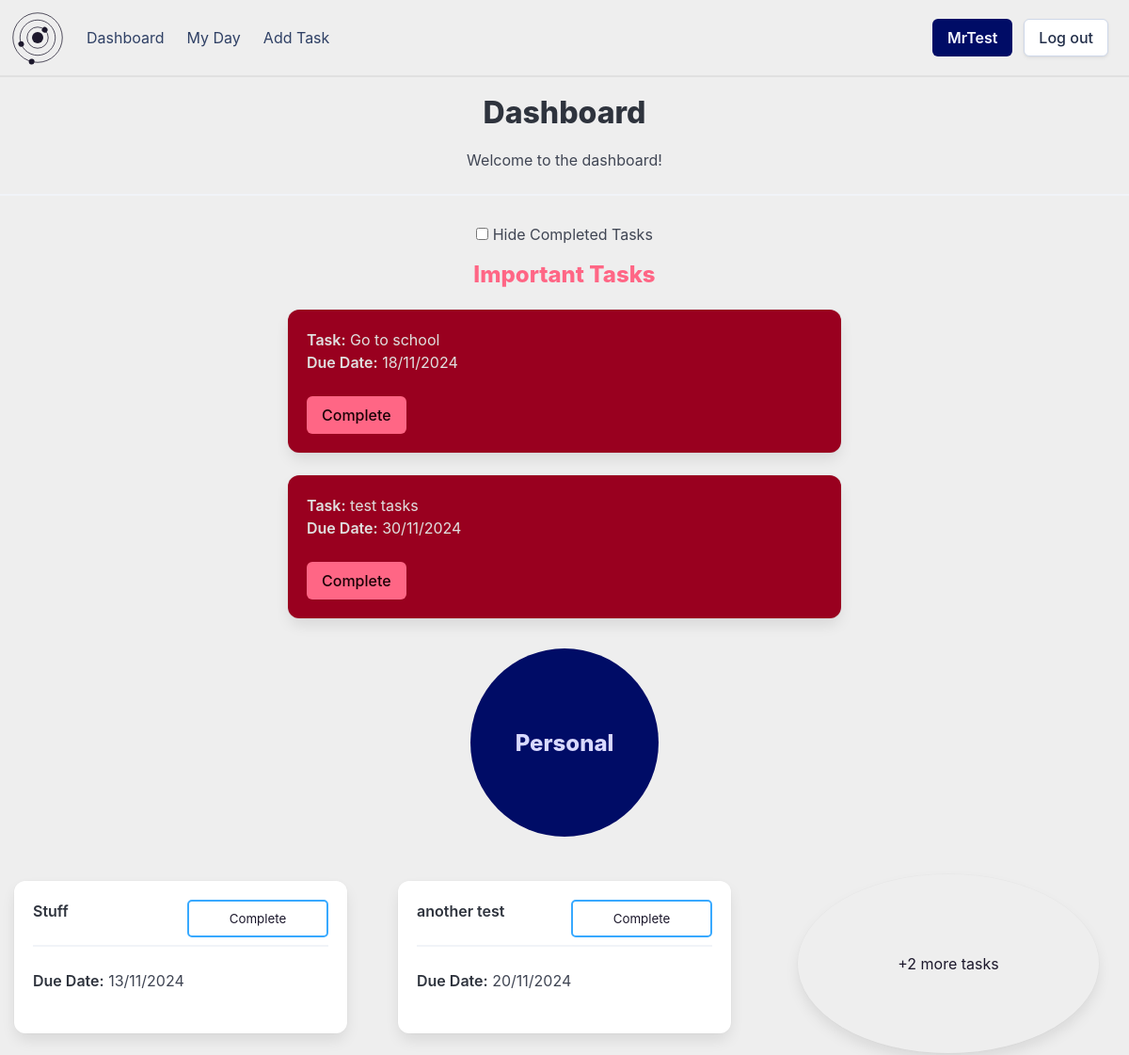
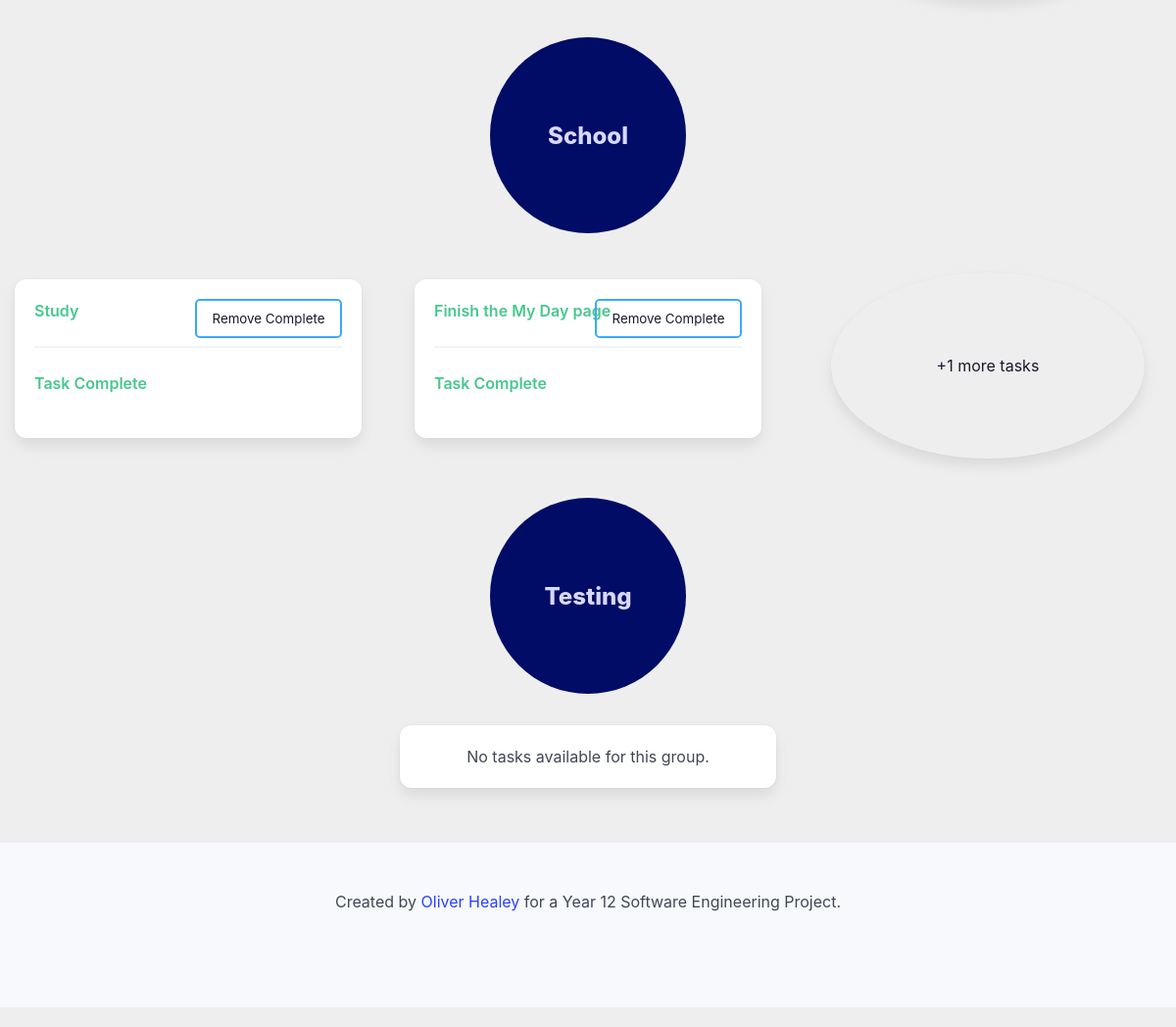
The page /dashboard (signed in) on the database its author committed (2 pictures, top to bottom).
### setup_db.py (models this page shows)
class Task(Base):
    __tablename__ = 'tasks'
    task_id = Column(String, primary_key=True)
    name = Column(String, nullable=False)
    details = Column(String)
    important = Column(Boolean, nullable=False)
    due_date = Column(DateTime, nullable=False)
    completed = Column(Boolean, nullable=False)
    user_id = Column(String, ForeignKey('userdetails.id'), nullable=False)
    group_id = Column(String, ForeignKey('groups.group_id'), nullable=False)
    user = relationship('User', back_populates='tasks')
    groups = relationship('Group', back_populates='tasks')

class Group(Base):
    __tablename__ = 'groups'
    group_id = Column(String, primary_key=True, nullable=False)
    group_name = Column(String, nullable=False, unique=True)
    user_id = Column(String, ForeignKey('userdetails.id'), nullable=False)
    user = relationship('User', back_populates='groups')
    tasks = relationship('Task', back_populates='groups')

### app.py (the view)
@app.route('/dashboard')
def dashboard():
    userId = flaskSession.get('userId')
    if userId is None:
        return redirect(url_for('login'))
    else:
        hideCompleted = flaskSession.get('hideCompleted')
        if hideCompleted:
            tasks = sessionDb.query(Task).filter(Task.user_id == userId, Task.completed == False).order_by(Task.due_date).all()
        else:
            tasks = sessionDb.query(Task).filter(Task.user_id == userId).order_by(Task.due_date).all()
        groups = sessionDb.query(Group).filter(Group.user_id == userId).all()
        return render_template('dashboard.html', tasks=tasks, groups=groups, showDetails=False, hideCompleted=hideCompleted)

### templates/dashboard.html (shortened to what this page needs)
{% extends 'base_loggedin.html' %}
{% block heading %}Dashboard{% endblock %}
{% block content %}
    <p class="has-text-centered">Welcome to the dashboard!</p>
    <hr>
    <div class="dashboard-controls field has-text-centered">
        <input id="hide-completed" type="checkbox" name="hide_completed" class="checkbox dashboard-check" onchange="document.getElementById('hide-completed-form').submit();" {% if hideCompleted %}checked{% endif %}>
        <label for="hide-completed">Hide Completed Tasks</label>
    </div>
    <div class="columns is-multiline">
        {% if tasks | selectattr('important', 'equalto', True) | selectattr('completed', 'equalto', False) | list | length > 0 %}
        <div class="column is-full">
            <p class="title is-4 has-text-centered has-text-danger">Important Tasks</p>
        </div>
        {% endif %}
        {% for task in tasks %}
            {% if task.important and not task.completed %}
                <div class="column is-half is-offset-3">
                    <div class="box important-box" onclick="window.location.href='/task/{{ task.task_id }}'">
                        <div class="media-content">
                            <div class="content">
                                <p class="important-text">
                                    <strong class="important-text">Task:</strong> {{ task.name }}<br>
                                    <strong class="important-text">Due Date:</strong> {{ task.due_date.strftime('%d/%m/%Y') }}<br>
                                </p>
                            </div>
                            <form action="/complete" method="POST">
                                <input type="submit" value="Complete" class="button is-danger">
                            </form>
                        </div>
                    </div>
                </div>
            {% endif %}
        {% endfor %}
    </div>
    <div class="columns is-multiline">
        {% for group in groups %}
            <div class="circle-holder column is-full is-centered">
                <div class="collision-checker">
                    <div class="group-circle" onclick="window.location.href='/group/{{ group.group_id }}'">
                        <div class="hero-body">
                            <p class="group-circle-title title is-4">{{ group.group_name }}</p>
                        </div>
                    </div>
                </div>
            </div>
            {% set has_tasks = tasks | selectattr('group_id', 'equalto', group.group_id) | list | length > 0 %}
            {% set group_tasks = tasks | selectattr('group_id', 'equalto', group.group_id) | list %}
            {% if not has_tasks %}
                <div class="column is-4 is-offset-4 has-text-centered">
                    <div class="box">
                        <p class="has-text-centered">No tasks available for this group.</p>
                    </div>
                </div>
            {% endif %}
            {% for task in group_tasks %}
                {% if loop.index < 3 %}
                    <div class="column is-one-third is-offset-{{ ((3 - group_tasks|length) * 2 if not group_tasks|length > 2 else 0) if loop.index == 1 else 0 }}">
                        {% include 'task_box.html' %}
                    </div>
                {% endif %}
                {% if loop.index == 3 %}
                    {% set remaining_tasks = tasks | selectattr('group_id', 'equalto', group.group_id) | list | length - 2 %}
                    {% if remaining_tasks > 0 %}
                        <div class="column is-one-third">
                            <div class="box task-circle" onclick="window.location.href='/group/{{ group.group_id }}'">
                                <article class="media">
                                    <div class="media-content">
                                        <div class="content">
                                            <p class="has-text-centered">+{{ remaining_tasks }} more tasks</p>
                                        </div>
                                    </div>
                                </article>
                            </div>
                        </div>
                    {% endif %}
                {% endif %}
            {% endfor %}
        {% endfor %}
{% endblock %}

### templates/task_box.html (shortened to what this page needs)
<div class="box task-box" onclick="window.location.href='/task/{{ task.task_id }}'">
    <div class="content">
        <p>
            <strong class="{{ 'has-text-success' if task.completed else '' }}">{{ task.name }}</strong>
            <hr>
            {% if not task.completed %}
                <strong class="">Due Date:</strong> {{ task.due_date.strftime('%d/%m/%Y') }}<br>
            {% else %}
                <strong class="has-text-success">Task Complete</strong>
            {% endif %}
        </p>
    </div>
    {% if not task.completed %}
        <form action="/complete" method="POST">
            <input type="submit" value="Complete" class="task-complete-button">
        </form>
    {% else %}
        <form action="/decomplete" method="POST">
            <input type="submit" value="Remove Complete" class="task-complete-button">
        </form>
    {% endif %}
</div>

### static/styles/styles.css (style rules this page uses)
:root { --bulma-primary-h: 206deg; --bulma-primary-l: 61%; --bulma-link-l: 20%; --bulma-info-h: 63deg; --bulma-info-l: 68%; --bulma-scheme-s: 36%; --bulma-body-background-color: light-dark(#eeeeee, #0f141f); color-scheme: light dark; --accent-color: light-dark(#1c182c, #e0e0e0); --accent-color-invert: light-dark(#e0e0e0, #160f34); }
body { margin: none; padding: none; }
.hero-body { padding: 20px; }
.circle-holder { display: flex; justify-content: center; align-items: center; }
.collision-checker { position: relative; margin: .5em; border-radius: 50%; width: 200px; text-align: center; align-content: center; overflow: visible; height: 200px; }
.group-circle { position: relative; border-radius: 50%; width: 200px; text-align: center; align-content: center; overflow: visible; height: 200px; background-color: var(--bulma-link); }
.collision-checker > .group-circle { animation: circle-leave 0.3s ease-in-out forwards; }
.group-circle-title { color: #d8d9ff; }
.task-circle { position: relative; margin: .5em; border-radius: 50%; width: 320px; text-align: center; align-content: center; justify-self: center; overflow: hidden; height: 190px; background-color: transparent; color: var(--accent-color); transition: all 0.5s; cursor: pointer; }
.task-circle:after { content: 'View...'; position: absolute; opacity: 0; height: 100%; top: 0px; right: -20px; align-content: center; padding: 10px; transition: 0.5s; color: #e0e0e0; background-color: var(--bulma-link); }
.important-text { color: #e0e0e0; }
.task-box { position: relative; overflow: hidden; transition: all 0.5s; cursor: pointer; margin: 15px; }
.task-box:before { content: ''; position: absolute; opacity: 0; height: 100%; width: 100%; top: 0px; bottom: 0px; right: 0px; align-content: center; padding: 10px; transition: 0.5s; color: #0f141f; background-color: var(--bulma-primary); }
.task-box:after { content: 'Click for more details...'; opacity: 0; position: absolute; bottom: -20px; right: 20px; transition: 0.5s; font-size: 0.7rem; }
.task-complete-button { position: absolute; top: 20px; right: 20px; width: 150px; height: 40px; background-color: transparent; border: var(--bulma-primary) solid 2px; color: var(--accent-color); border-radius: 5px; padding: 5px; cursor: pointer; }
.dashboard-controls { justify-self: center; padding: 5px; cursor: pointer; }
.dashboard-controls > label { cursor: pointer; }
.dashboard-controls::after { opacity: 0; z-index: -1; }
.important-box { background-color: var(--bulma-danger-30); transition: all 0.5s; }
.important-box:after { content: 'Click for more details...'; opacity: 0; position: absolute; bottom: -20px; right: 20px; transition: 0.5s; font-size: 0.7rem; color: #e0e0e0; }

### rows shown on the page
Task: name "Go to school", due_date "18/11/2024", important "1"
Task: name "test tasks", due_date "30/11/2024", remaining_tasks "2"
Group: group_name "Personal"
Task: name "Stuff", due_date "13/11/2024"
Task: name "another test", due_date "20/11/2024"
Group: group_name "School"
Task: name "Study", completed "Task Complete"
Task: name "Finish the My Day page", completed "Task Complete"
Group: group_name "Testing", shows "No tasks available for this group."

### other values the page prints
{{ session['username'] }} "MrTest"
